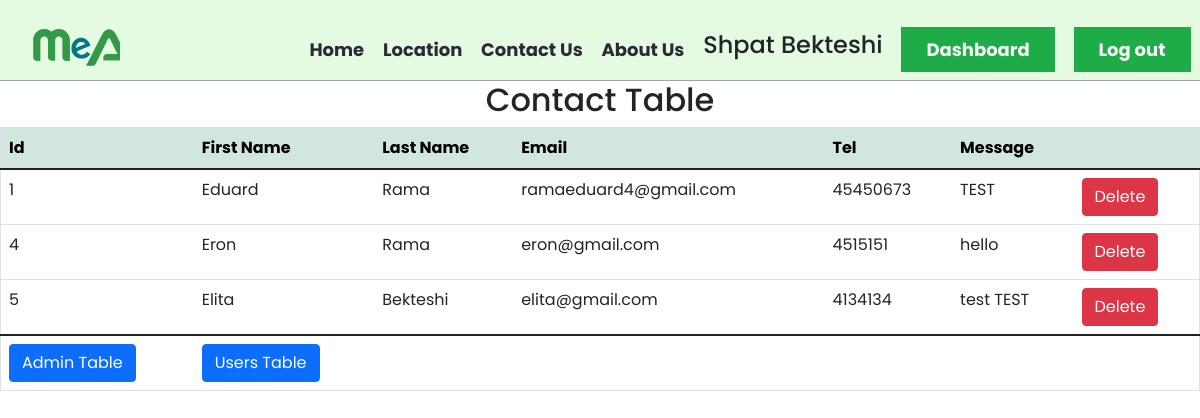
Page /admin/contact_dashboard.php (signed in) on the committed database.
### tables this page shows
CREATE TABLE `messages` (
  `id` int(11) NOT NULL,
  `Name` varchar(30) NOT NULL,
  `Surname` varchar(30) NOT NULL,
  `Email` varchar(35) NOT NULL,
  `Tel` int(11) NOT NULL,
  `Message` varchar(255) NOT NULL
);

### admin/contact_dashboard.php (the view)
<?php
  include_once "admin_header.php";
  if (isset($_SESSION['Useradmin'])) {
?>
<h2 style="text-align: center;">Contact Table</h2>
<table border="1" class="table" id="userTable">
  <thead class="table-success">
      <th>Id</th>
      <th>First Name</th>
      <th>Last Name</th>
      <th>Email</th>
      <th>Tel</th>
      <th>Message</th>
      <th colspan="2"></th>
  </thead>
  <tbody>
    <?php
      $sqlMessages = "SELECT * FROM messages";
      $getMessages = $conn->prepare($sqlMessages);
      $getMessages->execute();
      $messages = $getMessages->fetchAll();
      foreach ($messages as $message) {
      ?>
        <tr>
          <td data-label="Id"><?php echo $message['id']; ?></td>
          <td data-label="First Name"><?php echo $message['Name']; ?></td>
          <td data-label="Last Name"><?php echo $message['Surname']; ?></td>
          <td data-label="Email"><?php echo $message['Email']; ?></td>
          <td data-label="Tel"><?php echo $message['Tel']; ?></td>
          <td data-label="Message"><?php echo $message['Message']; ?></td>
          <td data-label=""><a href="delete_contact.php?id=<?php echo $message['id'] ?>" class="btn btn-danger">Delete</a></td>
        </tr>
      <?php
      }
    ?>
  </tbody>
  <tfoot>
    <tr>
      <td><a href="admin_dashboard.php" class="btn btn-primary">Admin Table</a></td>
      <td><a href="dashboard.php" class="btn btn-primary">Users Table</a></td>
    </tr>
  </tfoot>
</table>
</body>
</html>
<?php } else {
  header("location: admin_login.php?you+need+to+login");
}
?>

### CSS/Style.css (style rules this page uses)
* { margin: 0; padding: 0; box-sizing: border-box; font-family: 'Poppins', sans-serif; }
body { top: 0; line-height: 1.5; }
body { font-weight: 100; font-size: 12px; line-height: 30px; color: rgb(40, 42, 53); background: white; }
.table { width: 100%; border-collapse: collapse; }

### CSS/login.css (style rules this page uses)
* { margin: 0; padding: 0; box-sizing: border-box; }
body { line-height: 1.5; top: 0; font-size: 18px; background: url(./background.jpg); }

### rows in the picture
messages: id "1", Name "Eduard", Surname "Rama", Email "ramaeduard4@gmail.com", Tel "45450673", Message "TEST"
messages: id "4", Name "Eron", Surname "Rama", Email "eron@gmail.com", Tel "4515151", Message "hello"
messages: id "5", Name "Elita", Surname "Bekteshi", Email "elita@gmail.com", Tel "4134134", Message "test TEST"

### other values in the picture
$_SESSION['Name'] "Shpat"
$_SESSION['Surname'] "Bekteshi"
